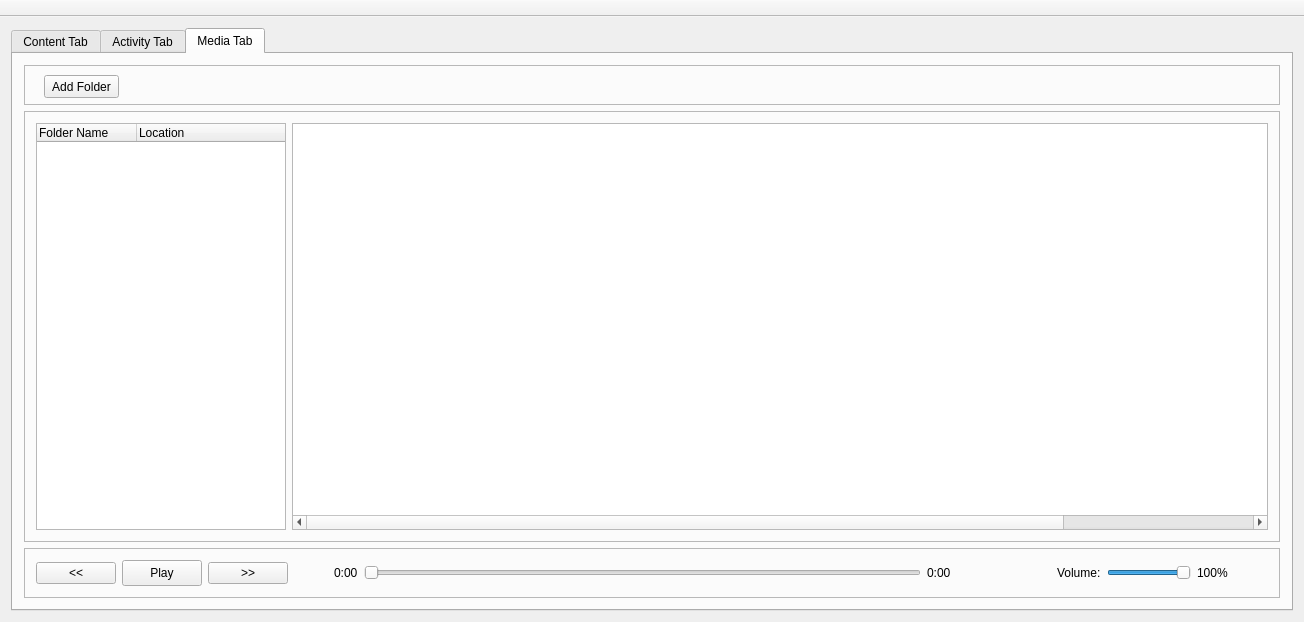
<?xml version="1.0" encoding="UTF-8"?>
<ui version="4.0">
 <class>MainWindow</class>
 <widget class="QMainWindow" name="MainWindow">
  <property name="geometry">
   <rect>
    <x>0</x>
    <y>0</y>
    <width>1304</width>
    <height>622</height>
   </rect>
  </property>
  <property name="windowTitle">
   <string>MainWindow</string>
  </property>
  <property name="autoFillBackground">
   <bool>true</bool>
  </property>
  <widget class="QWidget" name="centralWidget">
   <layout class="QGridLayout" name="gridLayout">
    <item row="0" column="0">
     <widget class="QTabWidget" name="tabPane">
      <property name="currentIndex">
       <number>2</number>
      </property>
      <widget class="QWidget" name="ContentTab">
       <attribute name="title">
        <string>Content Tab</string>
       </attribute>
       <layout class="QHBoxLayout" name="horizontalLayout">
        <item>
         <widget class="QScrollArea" name="contentScrollArea">
          <property name="widgetResizable">
           <bool>true</bool>
          </property>
          <widget class="QWidget" name="scrollAreaWidgetContents">
           <property name="geometry">
            <rect>
             <x>0</x>
             <y>0</y>
             <width>1260</width>
             <height>546</height>
            </rect>
           </property>
           <layout class="QVBoxLayout" name="verticalLayout_3">
            <item>
             <widget class="QFrame" name="requiredFrame">
              <property name="frameShape">
               <enum>QFrame::StyledPanel</enum>
              </property>
              <property name="frameShadow">
               <enum>QFrame::Raised</enum>
              </property>
              <layout class="QVBoxLayout" name="verticalLayout_4">
               <item>
                <widget class="QLabel" name="requiredLabel">
                 <property name="maximumSize">
                  <size>
                   <width>16777215</width>
                   <height>30</height>
                  </size>
                 </property>
                 <property name="text">
                  <string>Required Activities:</string>
                 </property>
                </widget>
               </item>
               <item>
                <widget class="QFrame" name="requiredListFrame">
                 <property name="frameShape">
                  <enum>QFrame::StyledPanel</enum>
                 </property>
                 <property name="frameShadow">
                  <enum>QFrame::Raised</enum>
                 </property>
                </widget>
               </item>
              </layout>
             </widget>
            </item>
            <item>
             <widget class="QFrame" name="optionalFrame">
              <property name="frameShape">
               <enum>QFrame::StyledPanel</enum>
              </property>
              <property name="frameShadow">
               <enum>QFrame::Raised</enum>
              </property>
              <layout class="QVBoxLayout" name="verticalLayout_5">
               <item>
                <widget class="QLabel" name="label_2">
                 <property name="maximumSize">
                  <size>
                   <width>16777215</width>
                   <height>30</height>
                  </size>
                 </property>
                 <property name="text">
                  <string>Optional Activites: </string>
                 </property>
                </widget>
               </item>
               <item>
                <widget class="QFrame" name="optionalListFrame">
                 <property name="frameShape">
                  <enum>QFrame::StyledPanel</enum>
                 </property>
                 <property name="frameShadow">
                  <enum>QFrame::Raised</enum>
                 </property>
                </widget>
               </item>
              </layout>
             </widget>
            </item>
           </layout>
          </widget>
         </widget>
        </item>
       </layout>
      </widget>
      <widget class="QWidget" name="ActivityTab">
       <attribute name="title">
        <string>Activity Tab</string>
       </attribute>
       <layout class="QGridLayout" name="gridLayout_2">
        <item row="0" column="0">
         <widget class="QFrame" name="ActivityTabFrame">
          <property name="frameShape">
           <enum>QFrame::StyledPanel</enum>
          </property>
          <property name="frameShadow">
           <enum>QFrame::Raised</enum>
          </property>
          <layout class="QVBoxLayout" name="verticalLayout"/>
         </widget>
        </item>
       </layout>
      </widget>
      <widget class="QWidget" name="MediaTab">
       <attribute name="title">
        <string>Media Tab</string>
       </attribute>
       <layout class="QGridLayout" name="gridLayout_3">
        <item row="1" column="0">
         <widget class="QFrame" name="mediaBrowsingFrame">
          <property name="frameShape">
           <enum>QFrame::StyledPanel</enum>
          </property>
          <property name="frameShadow">
           <enum>QFrame::Raised</enum>
          </property>
          <layout class="QHBoxLayout" name="horizontalLayout_5">
           <item>
            <widget class="QTreeWidget" name="mediaBrowser">
             <property name="sizePolicy">
              <sizepolicy hsizetype="Fixed" vsizetype="Expanding">
               <horstretch>0</horstretch>
               <verstretch>0</verstretch>
              </sizepolicy>
             </property>
             <property name="maximumSize">
              <size>
               <width>250</width>
               <height>16777215</height>
              </size>
             </property>
             <property name="columnCount">
              <number>2</number>
             </property>
             <column>
              <property name="text">
               <string>Folder Name</string>
              </property>
             </column>
             <column>
              <property name="text">
               <string>Location</string>
              </property>
             </column>
            </widget>
           </item>
           <item>
            <widget class="QTableWidget" name="trackTable">
             <property name="showGrid">
              <bool>true</bool>
             </property>
             <property name="sortingEnabled">
              <bool>true</bool>
             </property>
             <property name="wordWrap">
              <bool>false</bool>
             </property>
             <property name="columnCount">
              <number>5</number>
             </property>
             <attribute name="horizontalHeaderVisible">
              <bool>false</bool>
             </attribute>
             <attribute name="horizontalHeaderCascadingSectionResizes">
              <bool>true</bool>
             </attribute>
             <attribute name="horizontalHeaderDefaultSectionSize">
              <number>200</number>
             </attribute>
             <attribute name="horizontalHeaderStretchLastSection">
              <bool>true</bool>
             </attribute>
             <attribute name="verticalHeaderVisible">
              <bool>false</bool>
             </attribute>
             <column>
              <property name="text">
               <string>Track</string>
              </property>
             </column>
             <column>
              <property name="text">
               <string>Title</string>
              </property>
             </column>
             <column>
              <property name="text">
               <string>Artist</string>
              </property>
             </column>
             <column>
              <property name="text">
               <string>Album</string>
              </property>
             </column>
             <column>
              <property name="text">
               <string>Location</string>
              </property>
             </column>
            </widget>
           </item>
          </layout>
         </widget>
        </item>
        <item row="2" column="0">
         <widget class="QFrame" name="mediaControlFrame">
          <property name="sizePolicy">
           <sizepolicy hsizetype="Preferred" vsizetype="Fixed">
            <horstretch>0</horstretch>
            <verstretch>0</verstretch>
           </sizepolicy>
          </property>
          <property name="minimumSize">
           <size>
            <width>0</width>
            <height>50</height>
           </size>
          </property>
          <property name="frameShape">
           <enum>QFrame::StyledPanel</enum>
          </property>
          <property name="frameShadow">
           <enum>QFrame::Raised</enum>
          </property>
          <layout class="QHBoxLayout" name="horizontalLayout_6">
           <item>
            <layout class="QHBoxLayout" name="horizontalLayout_4">
             <item>
              <widget class="QPushButton" name="previousTrackButton">
               <property name="text">
                <string>&lt;&lt;</string>
               </property>
              </widget>
             </item>
             <item>
              <widget class="QPushButton" name="playPauseButton">
               <property name="maximumSize">
                <size>
                 <width>16777215</width>
                 <height>50</height>
                </size>
               </property>
               <property name="text">
                <string>Play</string>
               </property>
              </widget>
             </item>
             <item>
              <widget class="QPushButton" name="nextTrackButton">
               <property name="text">
                <string>&gt;&gt;</string>
               </property>
              </widget>
             </item>
            </layout>
           </item>
           <item>
            <spacer name="horizontalSpacer_4">
             <property name="orientation">
              <enum>Qt::Horizontal</enum>
             </property>
             <property name="sizeType">
              <enum>QSizePolicy::Fixed</enum>
             </property>
             <property name="sizeHint" stdset="0">
              <size>
               <width>40</width>
               <height>20</height>
              </size>
             </property>
            </spacer>
           </item>
           <item>
            <widget class="QLabel" name="trackCurrentTimeLabel">
             <property name="text">
              <string>0:00</string>
             </property>
            </widget>
           </item>
           <item>
            <widget class="QSlider" name="trackTimeSlider">
             <property name="sizePolicy">
              <sizepolicy hsizetype="MinimumExpanding" vsizetype="Fixed">
               <horstretch>0</horstretch>
               <verstretch>0</verstretch>
              </sizepolicy>
             </property>
             <property name="orientation">
              <enum>Qt::Horizontal</enum>
             </property>
            </widget>
           </item>
           <item>
            <widget class="QLabel" name="trackMaxTimeLabel">
             <property name="text">
              <string>0:00</string>
             </property>
            </widget>
           </item>
           <item>
            <spacer name="horizontalSpacer_5">
             <property name="orientation">
              <enum>Qt::Horizontal</enum>
             </property>
             <property name="sizeType">
              <enum>QSizePolicy::Fixed</enum>
             </property>
             <property name="sizeHint" stdset="0">
              <size>
               <width>100</width>
               <height>20</height>
              </size>
             </property>
            </spacer>
           </item>
           <item>
            <widget class="QLabel" name="volumeLabel">
             <property name="text">
              <string>Volume:</string>
             </property>
            </widget>
           </item>
           <item>
            <widget class="QSlider" name="volumeSlider">
             <property name="sizePolicy">
              <sizepolicy hsizetype="Fixed" vsizetype="Fixed">
               <horstretch>0</horstretch>
               <verstretch>0</verstretch>
              </sizepolicy>
             </property>
             <property name="maximum">
              <number>100</number>
             </property>
             <property name="value">
              <number>100</number>
             </property>
             <property name="orientation">
              <enum>Qt::Horizontal</enum>
             </property>
            </widget>
           </item>
           <item>
            <widget class="QLabel" name="volumePercentLabel">
             <property name="text">
              <string>100%</string>
             </property>
            </widget>
           </item>
           <item>
            <spacer name="horizontalSpacer_6">
             <property name="orientation">
              <enum>Qt::Horizontal</enum>
             </property>
             <property name="sizeType">
              <enum>QSizePolicy::Fixed</enum>
             </property>
             <property name="sizeHint" stdset="0">
              <size>
               <width>40</width>
               <height>20</height>
              </size>
             </property>
            </spacer>
           </item>
          </layout>
         </widget>
        </item>
        <item row="0" column="0">
         <widget class="QFrame" name="mediaManagementFrame">
          <property name="sizePolicy">
           <sizepolicy hsizetype="Preferred" vsizetype="Fixed">
            <horstretch>0</horstretch>
            <verstretch>0</verstretch>
           </sizepolicy>
          </property>
          <property name="minimumSize">
           <size>
            <width>0</width>
            <height>40</height>
           </size>
          </property>
          <property name="frameShape">
           <enum>QFrame::StyledPanel</enum>
          </property>
          <property name="frameShadow">
           <enum>QFrame::Raised</enum>
          </property>
          <widget class="QPushButton" name="addMediaButton">
           <property name="geometry">
            <rect>
             <x>20</x>
             <y>10</y>
             <width>75</width>
             <height>23</height>
            </rect>
           </property>
           <property name="text">
            <string>Add Folder</string>
           </property>
          </widget>
         </widget>
        </item>
       </layout>
      </widget>
     </widget>
    </item>
   </layout>
  </widget>
  <widget class="QToolBar" name="toolBar">
   <property name="windowTitle">
    <string>toolBar</string>
   </property>
   <property name="movable">
    <bool>false</bool>
   </property>
   <property name="floatable">
    <bool>false</bool>
   </property>
   <attribute name="toolBarArea">
    <enum>TopToolBarArea</enum>
   </attribute>
   <attribute name="toolBarBreak">
    <bool>false</bool>
   </attribute>
  </widget>
 </widget>
 <layoutdefault spacing="6" margin="11"/>
 <resources/>
 <connections/>
</ui>
